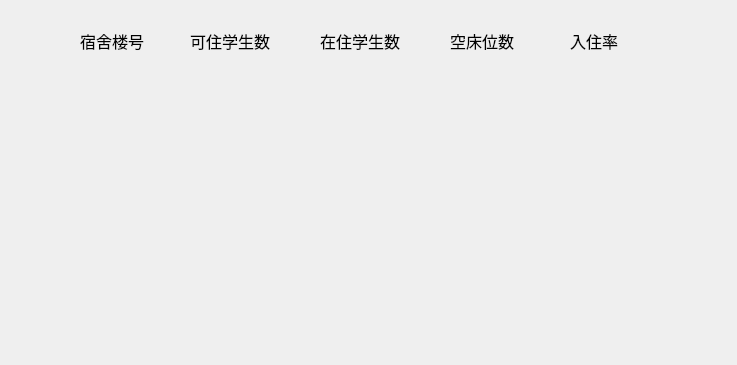
<?xml version="1.0" encoding="UTF-8"?>
<ui version="4.0">
 <class>dlg_10</class>
 <widget class="QDialog" name="dlg_10">
  <property name="geometry">
   <rect>
    <x>0</x>
    <y>0</y>
    <width>737</width>
    <height>365</height>
   </rect>
  </property>
  <property name="windowTitle">
   <string>宿舍楼入住情况</string>
  </property>
  <widget class="QLabel" name="label">
   <property name="geometry">
    <rect>
     <x>80</x>
     <y>30</y>
     <width>71</width>
     <height>21</height>
    </rect>
   </property>
   <property name="font">
    <font>
     <family>Adobe 黑体 Std R</family>
     <pointsize>12</pointsize>
    </font>
   </property>
   <property name="text">
    <string>宿舍楼号</string>
   </property>
  </widget>
  <widget class="QLabel" name="label_2">
   <property name="geometry">
    <rect>
     <x>190</x>
     <y>30</y>
     <width>81</width>
     <height>21</height>
    </rect>
   </property>
   <property name="font">
    <font>
     <family>Adobe 黑体 Std R</family>
     <pointsize>12</pointsize>
    </font>
   </property>
   <property name="text">
    <string>可住学生数</string>
   </property>
  </widget>
  <widget class="QLabel" name="label_3">
   <property name="geometry">
    <rect>
     <x>320</x>
     <y>30</y>
     <width>91</width>
     <height>21</height>
    </rect>
   </property>
   <property name="font">
    <font>
     <family>Adobe 黑体 Std R</family>
     <pointsize>12</pointsize>
    </font>
   </property>
   <property name="text">
    <string>在住学生数</string>
   </property>
  </widget>
  <widget class="QLabel" name="label_4">
   <property name="geometry">
    <rect>
     <x>450</x>
     <y>30</y>
     <width>71</width>
     <height>21</height>
    </rect>
   </property>
   <property name="font">
    <font>
     <family>Adobe 黑体 Std R</family>
     <pointsize>12</pointsize>
    </font>
   </property>
   <property name="text">
    <string>空床位数</string>
   </property>
  </widget>
  <widget class="QLabel" name="label_5">
   <property name="geometry">
    <rect>
     <x>570</x>
     <y>30</y>
     <width>61</width>
     <height>21</height>
    </rect>
   </property>
   <property name="font">
    <font>
     <family>Adobe 黑体 Std R</family>
     <pointsize>12</pointsize>
    </font>
   </property>
   <property name="text">
    <string>入住率</string>
   </property>
  </widget>
 </widget>
 <resources/>
 <connections/>
</ui>
